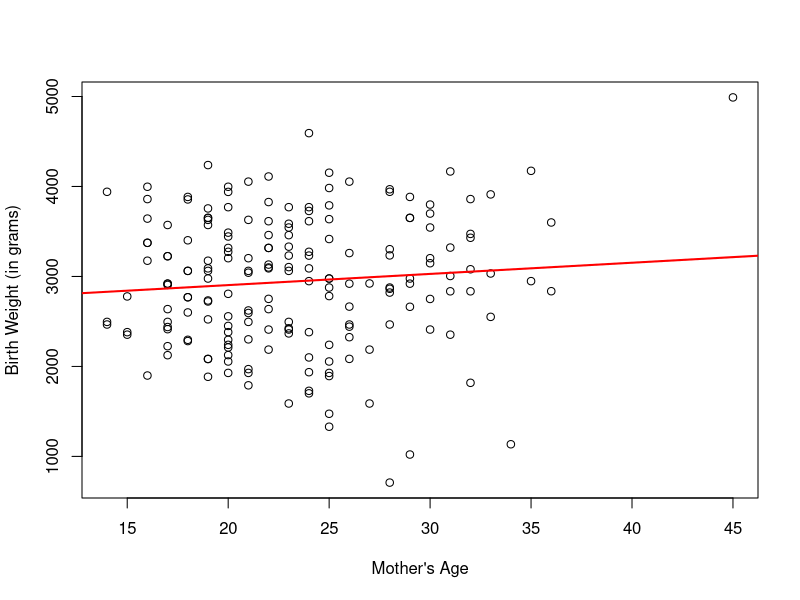
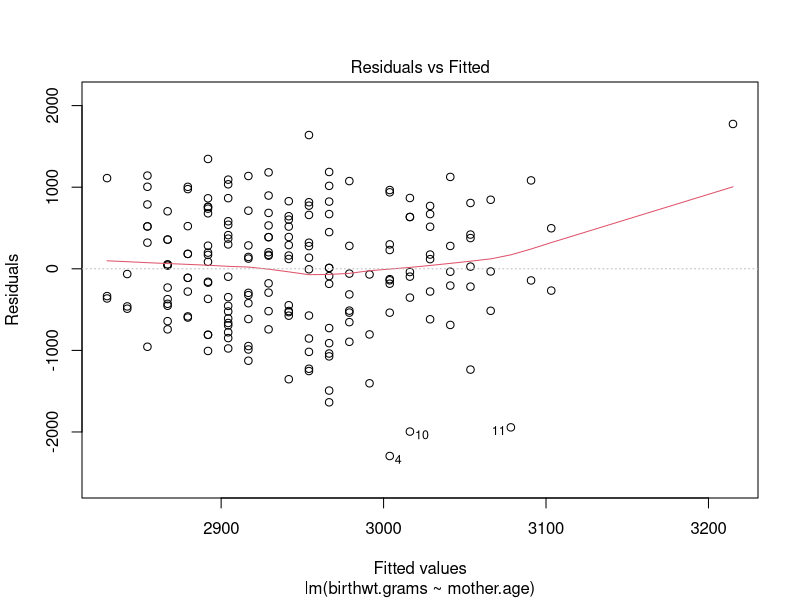
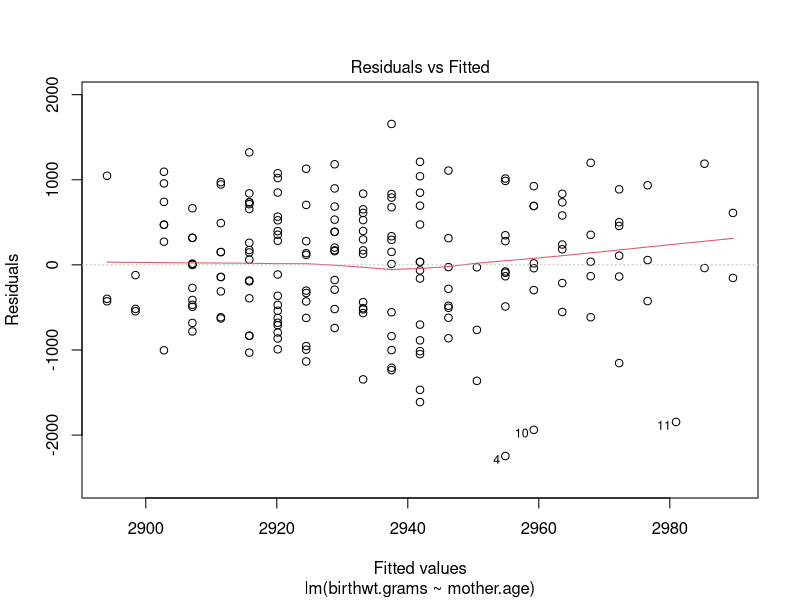
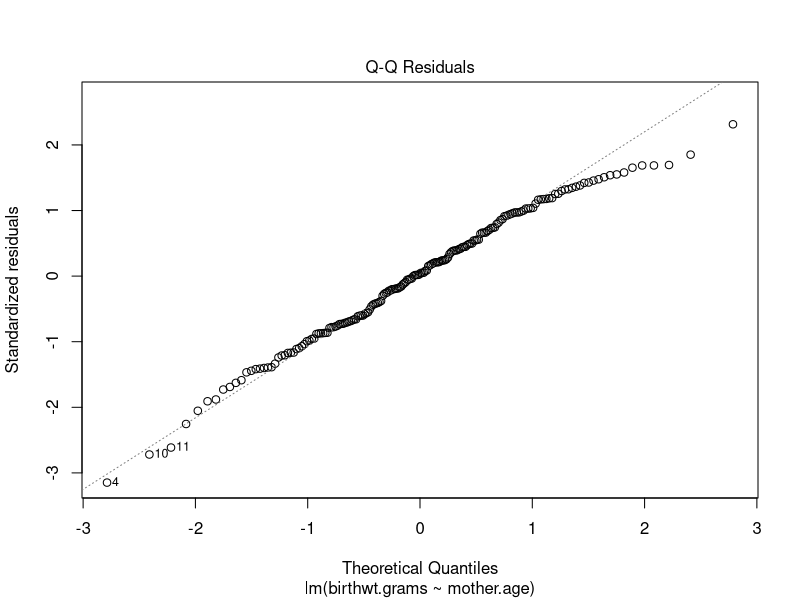
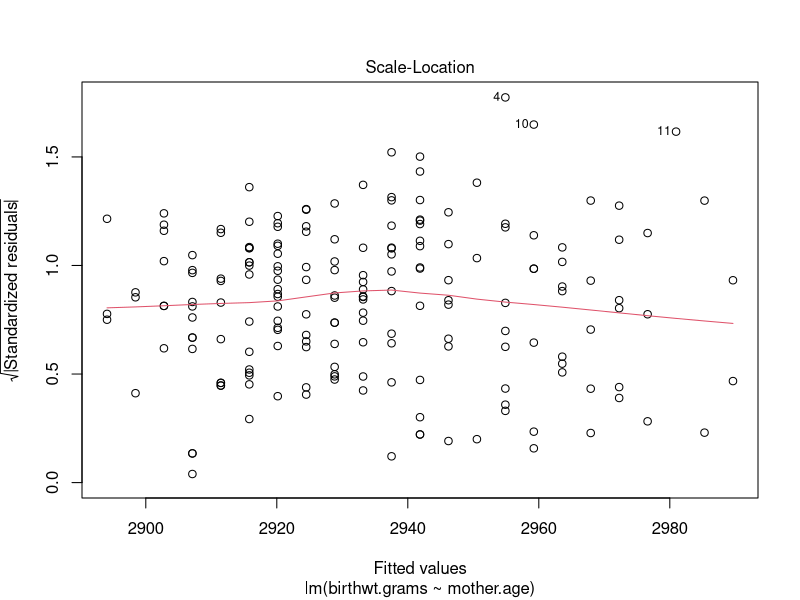
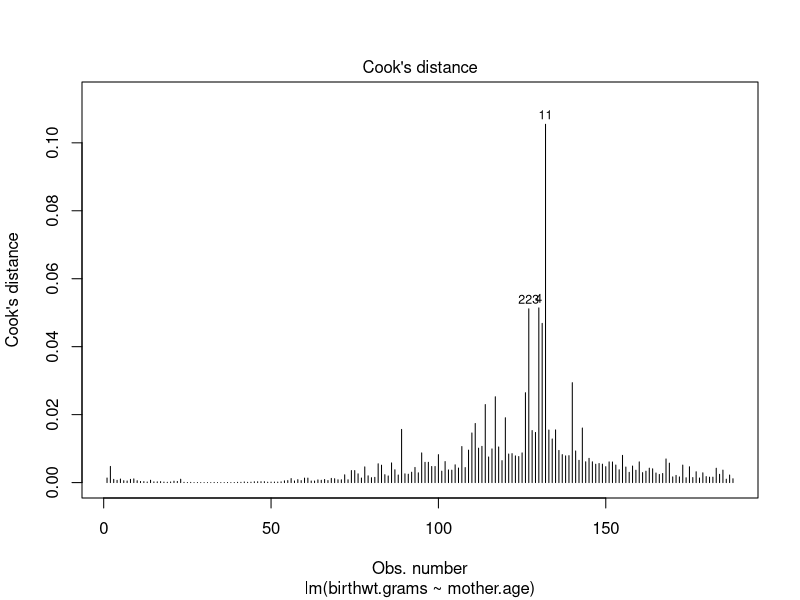
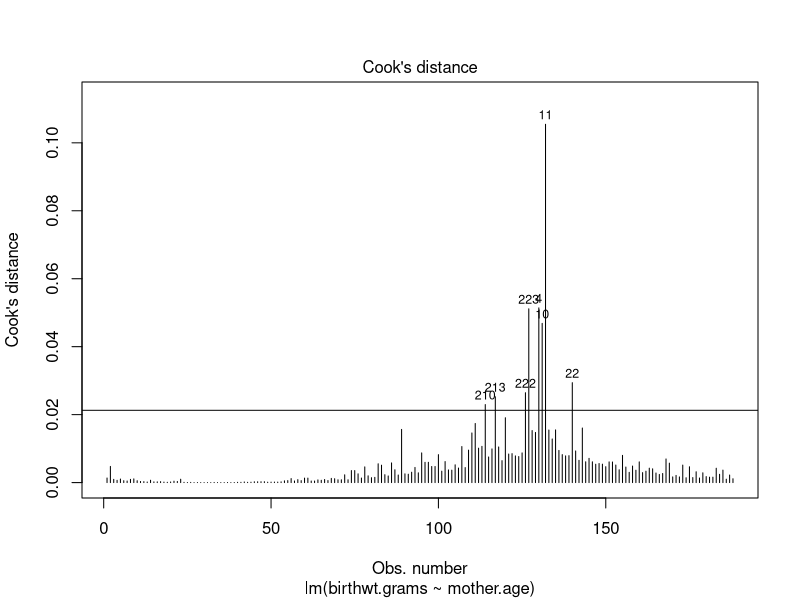
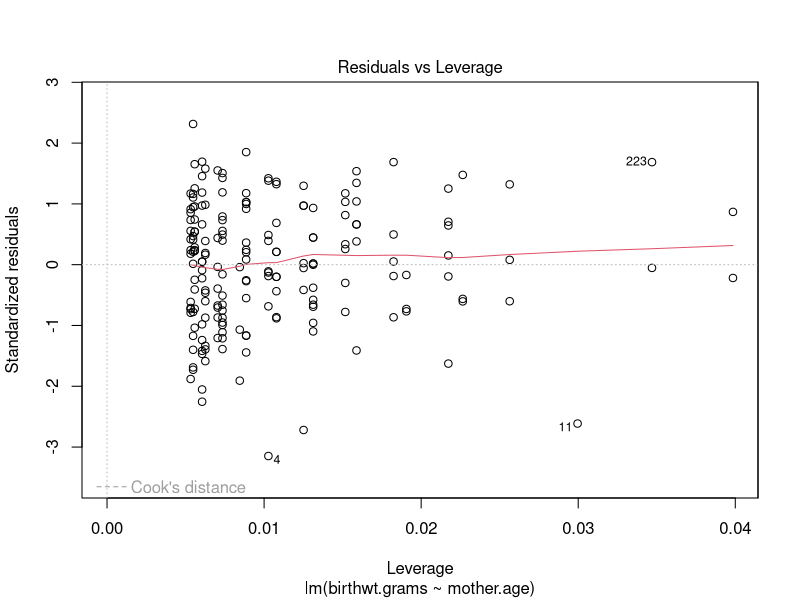

The R source for these figures, in order:
## ---- chunk 1
knitr::opts_chunk$set(echo = TRUE)
## ---- chunk 2
library(MASS)

data(birthwt)
summary(birthwt)

help(birthwt)

colnames(birthwt)
colnames(birthwt) <- c("birthwt.below.2500", "mother.age","mother.weight", "race",
                       "smoking.status", "nb.previous.prem.labor",  "hypertension", 
                       "uterine.irrit","nb.physician.visits", "birthwt.grams")

str(birthwt)
summary(birthwt)
birthwt$race <- as.factor(birthwt$race)
str(birthwt)
summary(birthwt)
## ---- chunk 3
plot(birthwt$mother.age, birthwt$birthwt.grams, ylab = "Birth Weight (in grams)", xlab="Mother's Age")

lm1 <- lm(birthwt.grams ~ mother.age, data = birthwt)
lm1
summary(lm1)

abline(lm1, col="red", lwd=2)
## ---- chunk 4
plot(lm1, 1)
## ---- chunk 5
birthwt.noout <- birthwt[birthwt$mother.age <= 40,]
lm2 <-lm(birthwt.grams ~ mother.age, data=birthwt.noout)
lm2
summary(lm2)

plot(lm2, 1)
## ---- chunk 6
plot(lm2, 2)
## ---- chunk 7
shapiro.test(lm2$residuals)
## ---- chunk 8
plot(lm2, 3)
## ---- chunk 9
plot(lm2, 4)
plot(lm2, 4, id.n = 8)
abline(a = 4/dim(birthwt.noout)[1], b = 0)
## ---- chunk 10
plot(lm2, 5)
## ---- chunk 11
lm3 <- lm(birthwt.grams ~ . - birthwt.below.2500, data = birthwt)
lm3
summary(lm3)

plot(lm3, 1)
plot(lm3, 2)
plot(lm3, 3)
plot(lm3, 4)
plot(lm3, 5)
## ---- chunk 12
lm4 <- lm(birthwt.grams ~ mother.weight+smoking.status+hypertension+uterine.irrit, data = birthwt)
lm4
summary(lm4)

plot(lm4, 1)
plot(lm4, 2)
plot(lm4, 3)
plot(lm4, 4)
plot(lm4, 5)
## ---- chunk 13
library(leaps) 

best_subset <- regsubsets(birthwt.grams ~ . - birthwt.below.2500, data = birthwt, nvmax = 8)
results <- summary(best_subset)
## ---- chunk 14
plot(results$adjr2, xlab = "Number of Variables", ylab = "Adjusted R-squared", type = "l")
## ---- chunk 15
plot(results$rss, xlab = "Number of Variables", ylab = "RSS", type = "l")
## ---- chunk 16
plot(results$rsq, xlab = "Number of Variables", ylab = "R-squared", type = "l")

which.max(results$adjr2)
## ---- chunk 17
set.seed(1)
train <- sample(c(TRUE, FALSE), size = nrow(birthwt), rep = TRUE)
test <- (!train)

best_subset_train <- regsubsets(birthwt.grams ~ . - birthwt.below.2500, data = birthwt[train ,], nvmax = 8)
test_mat <- model.matrix(birthwt.grams ~ . - birthwt.below.2500, data = birthwt[test,])

val_errors  <- rep(NA , 8)
for(i in 1:8){
  coefi = coef(best_subset_train, id = i)
  pred = test_mat[,names(coefi)]%*%coefi
  val_errors[i] = mean((birthwt$birthwt.grams[test] - pred)^2)
}
which.min(val_errors)
## ---- chunk 18
lm5 <- lm(birthwt.grams ~ mother.weight+race+smoking.status+hypertension+uterine.irrit, data = birthwt)
lm5
summary(lm5)

plot(lm5, 1)
plot(lm5, 2)
plot(lm5, 3)
plot(lm5, 4)
plot(lm5, 5)
